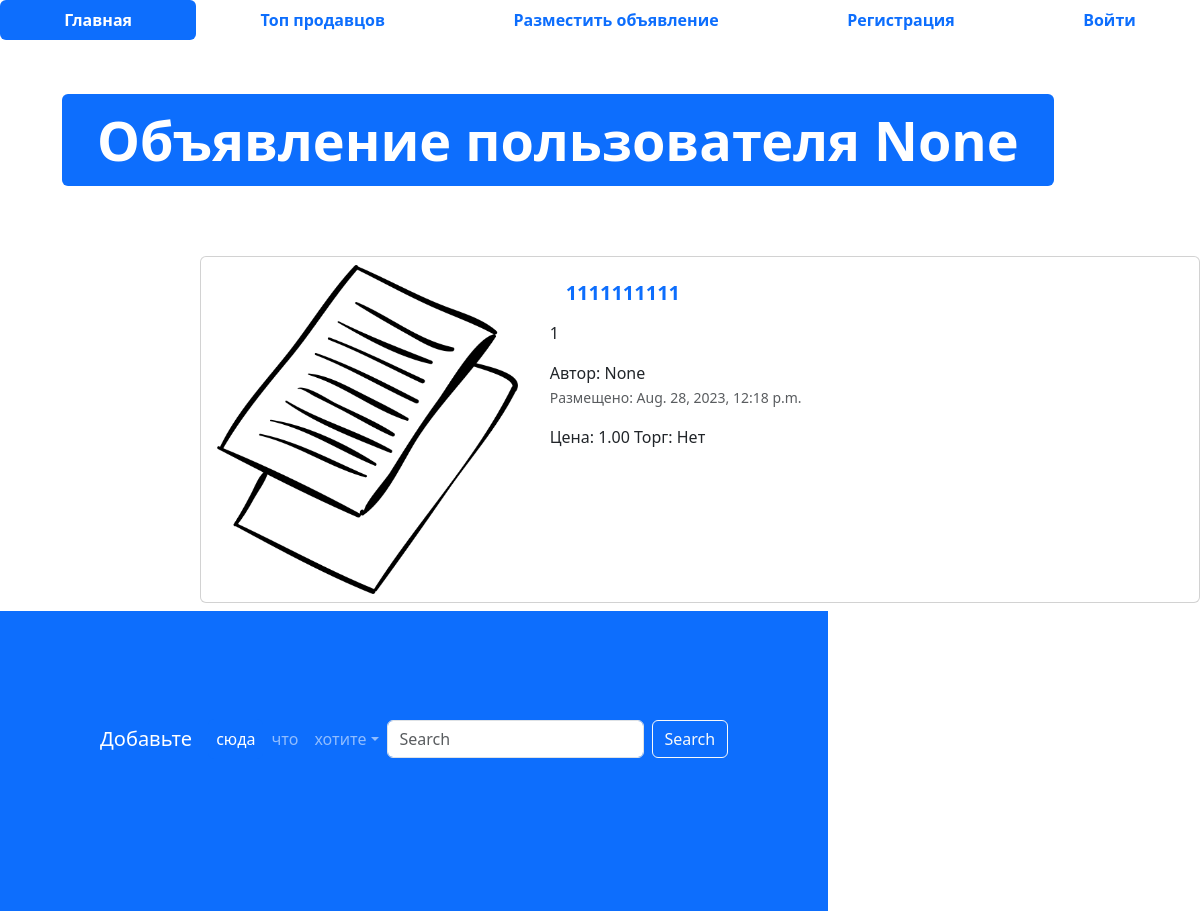
Page /advertisement/1 on the earlier database version.
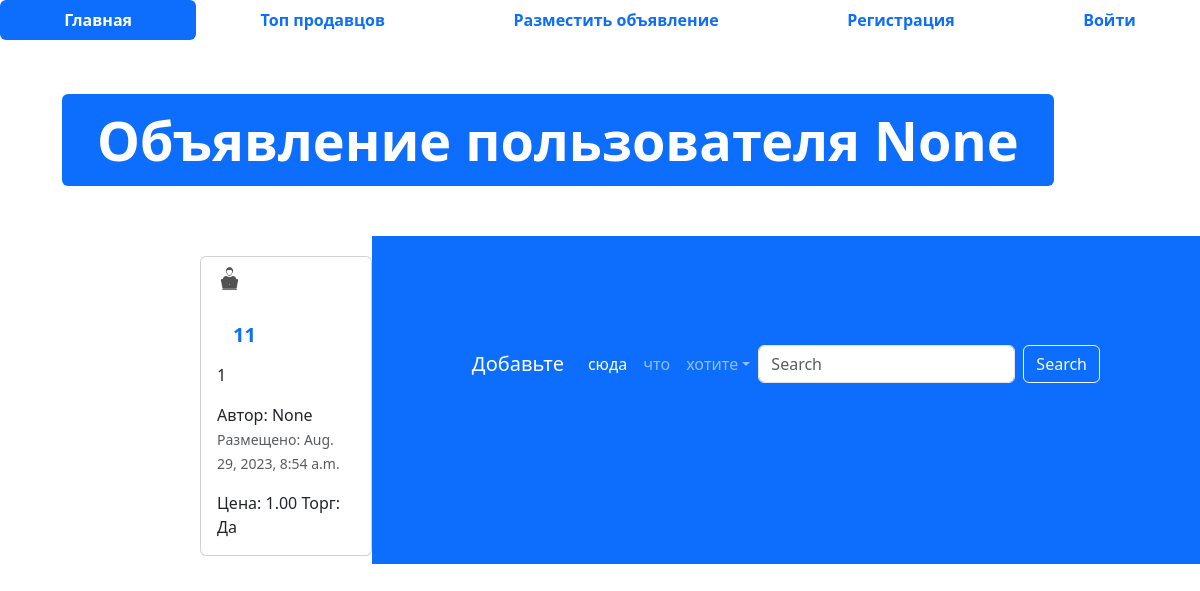
Same page on the later database version.
### app_myproject/models.py (models this page shows, shortened)
class Advertisements(models.Model):
    title = models.CharField("Заголовок", max_length=128)
    description = models.TextField("Описание")
    price = models.DecimalField("Цена", max_digits=10, decimal_places=2)
    auction = models.BooleanField("Торг", help_text="Отметьте, если будет уместен торг")
    created_at = models.DateTimeField(auto_now_add=True)
    updated_at = models.DateTimeField(auto_now=True)
    db_table = 'advertisement'
    image = models.ImageField("Изображение", upload_to="advertisements/")
    user = models.ForeignKey(User, verbose_name="Пользователь", on_delete=models.CASCADE, null=True)

### app_myproject/views.py (the view)
# urls.py: path('advertisement/<int:pk>', advertisements_detail, name= 'adv-detail')
def advertisements_detail(request, pk):
    advertisement = Advertisements.objects.get(id=pk)
    context = {'adv': advertisement}
    return render(request, 'app_advertisements/advertisement.html', context)

### templates/app_advertisements/advertisement.html (shortened to what this page needs)
{% extends 'base.html' %}
{% load static %}
{% block content %}
<body>
  <ul class="nav nav-pills sticky-top bg-white nav-fill">
    <li class="nav-item">
      <a class="nav-link active" aria-current="page" href="{% url 'main-page' %}">
        <span style="font-weight: bold;">Главная</span>
      </a>
    </li>
    <li class="nav-item">
      <a class="nav-link" href="{% url 'top_sellers' %}"><span style="font-weight: bold;">Топ продавцов</span>
      </a>
    </li>
    <li class="nav-item">
      <a class="nav-link" href="{% url 'adv-post' %}">
        <span style="font-weight: bold;">Разместить объявление</span>
      </a>
      {% if not user.is_authenticated %}
      <li class="nav-item">
        <a class="nav-link" href="{% url 'register' %}">
          <span style="font-weight: bold;">Регистрация</span>
        </a>
      </li>
      <li class="nav-item">
        <a class="nav-link" href="{% url 'login' %}">
          <span style="font-weight: bold;">Войти</span>
        </a>
      </li>
      {% endif %}
  <div class="container" style="margin: 50px;">
    <div class="display-2">
      <span class="badge bg-primary">Объявление пользователя {{ adv.user }}</span>
    </div>
  </div>
  <div class="col offset-2">
    <div class="card mb-2" style="max-width: 1200px; margin-top: 20px;">
      <div class="row g-0">
        <div class="col-md-4">
          <a href="#" class="nav-link">
            <img src="{% if adv.image %} {{ adv.image.url }} {% else %} {% static 'img/adv.png' %} {% endif %}" class="img-fluid rounded-start" alt="Card title">
          </a>
        </div>
        <div class="col">
          <div class="card-body">
            <h5 class="card-title">
              <a href="#" class="nav-link"><strong>{{ adv.title }}</strong></a>
            </h5>
            <p class="card-text">
              {{ adv.description }}
            </p>
            <span>Автор: {{ adv.user }}</span>
            <p class="card-text"><small class="text-muted">Размещено: {{ adv.created_at }}</small></p>
            <span>Цена: {{ adv.price }}</span>
            <span>Торг: {% if adv.auction %}Да{% else %}Нет{% endif %}</span>
          </div>
        </div>
      </div>
    </div>
  </div>
  <footer style="padding: 100px; min-height: 300px;" class="bg-primary">
    <nav class="navbar navbar-expand-sm navbar-dark">
      <a class="navbar-brand" href="#">Добавьте</a>
      <div class="collapse navbar-collapse" id="collapsibleNavId">
        <ul class="navbar-nav me-auto mt-2 mt-lg-0">
          <li class="nav-item">
            <a class="nav-link active" href="#" aria-current="page">сюда</a>
          </li>
          <li class="nav-item">
            <a class="nav-link" href="#">что</a>
          </li>
          <li class="nav-item dropdown">
            <a class="nav-link dropdown-toggle" href="#" id="dropdownId" data-bs-toggle="dropdown" aria-haspopup="true"
              aria-expanded="false">хотите</a>
          </li>
        </ul>
        <form class="d-flex my-2 my-lg-0">
          <input class="form-control me-sm-2" type="text" placeholder="Search">
          <button class="btn btn-outline-light my-2 my-sm-0" type="submit">Search</button>
        </form>
      </div>
    </nav>
  </footer>
</body>
{% endblock %}

Differences in the rows shown:
changed Advertisements "None": image: a different picture; title "1111111111" → "11"; created_at "Aug. 28, 2023, 12:18 p.m." → "Aug. 29, 2023, 8:54 a.m."
Other differences:
text no longer shown: "Нет"
text now shown: "Да"
